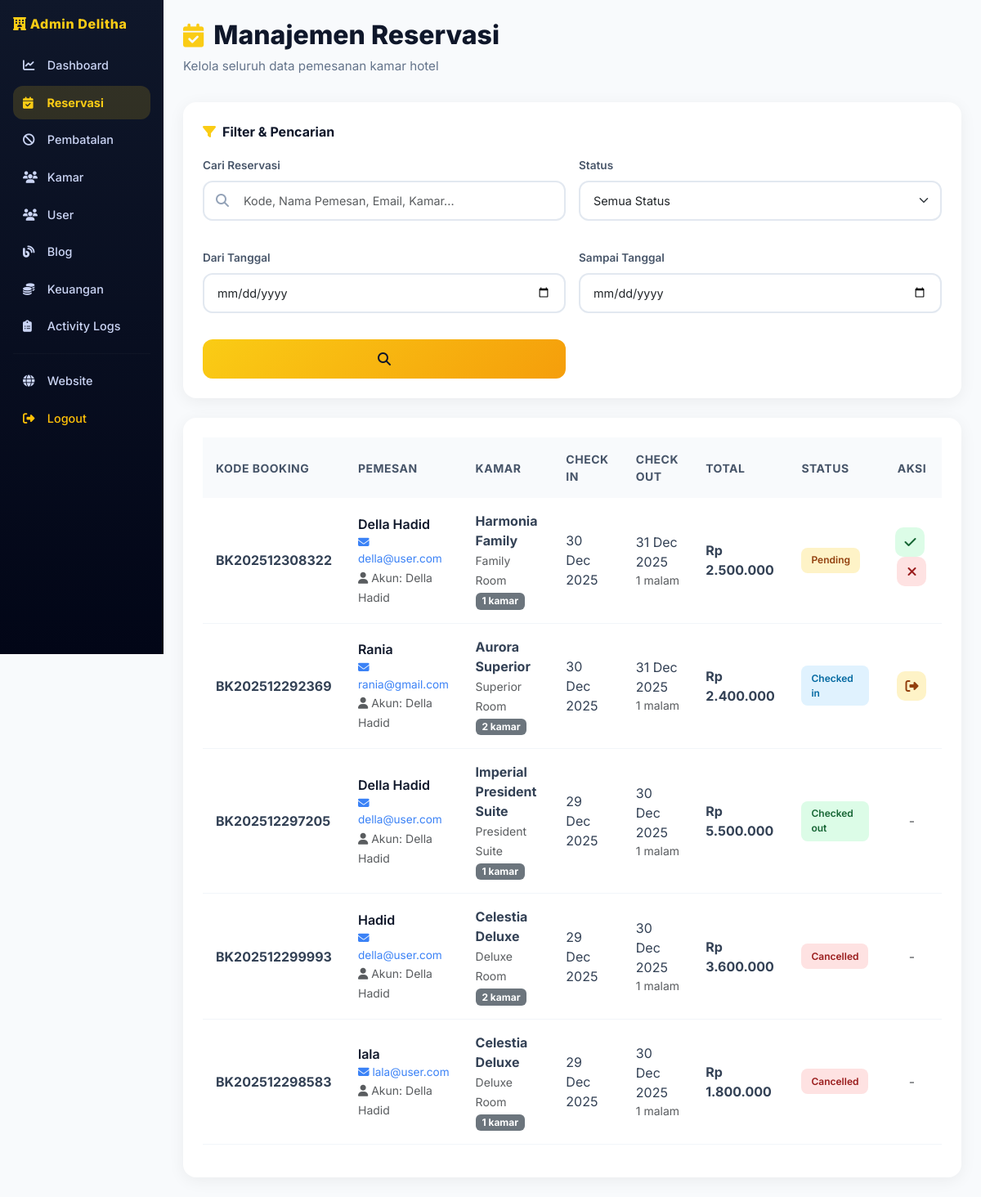
Screenshot of /admin/reservations.php (signed in) with the database file from the repository.
### tables this page shows
CREATE TABLE `reservations` (
  `id` int NOT NULL,
  `booking_code` varchar(20) NOT NULL,
  `user_id` int NOT NULL,
  `room_id` int NOT NULL,
  `guest_name` varchar(100) NOT NULL,
  `guest_email` varchar(100) NOT NULL,
  `guest_phone` varchar(20) NOT NULL,
  `check_in_date` date NOT NULL,
  `check_out_date` date NOT NULL,
  `total_rooms` int NOT NULL,
  `total_guests` int NOT NULL,
  `total_nights` int NOT NULL,
  `total_price` decimal(10,2) NOT NULL,
  `status` enum('pending','confirmed','checked_in','checked_out','cancelled') NOT NULL DEFAULT 'pending',
  `checked_in_at` timestamp NULL DEFAULT NULL,
  `checked_out_at` datetime DEFAULT NULL,
  `notes` text,
  `created_at` timestamp NOT NULL DEFAULT CURRENT_TIMESTAMP,
  `updated_at` timestamp NOT NULL DEFAULT CURRENT_TIMESTAMP ON UPDATE CURRENT_TIMESTAMP,
  `payment_status` enum('unpaid','paid','refunded') NOT NULL DEFAULT 'unpaid'
);

CREATE TABLE `users` (
  `id` int NOT NULL,
  `name` varchar(100) NOT NULL,
  `email` varchar(100) NOT NULL,
  `password` varchar(255) NOT NULL,
  `phone` varchar(20) DEFAULT NULL,
  `gender` enum('male','female') DEFAULT NULL,
  `birth_date` date DEFAULT NULL,
  `address` text,
  `role` enum('admin','staff','user') NOT NULL,
  `created_at` timestamp NOT NULL DEFAULT CURRENT_TIMESTAMP,
  `updated_at` timestamp NOT NULL DEFAULT CURRENT_TIMESTAMP ON UPDATE CURRENT_TIMESTAMP,
  `status` enum('active','inactive') DEFAULT 'active',
  `photo` varchar(255) DEFAULT NULL
);

CREATE TABLE `rooms` (
  `id` int NOT NULL,
  `name` varchar(100) NOT NULL,
  `type` varchar(50) NOT NULL,
  `price` decimal(10,2) NOT NULL,
  `capacity` int NOT NULL,
  `total_rooms` int NOT NULL,
  `available_rooms` int NOT NULL,
  `facilities` text,
  `description` text,
  `image` varchar(255) DEFAULT NULL,
  `status` enum('available','maintenance') DEFAULT 'available',
  `created_at` timestamp NOT NULL DEFAULT CURRENT_TIMESTAMP,
  `updated_at` timestamp NOT NULL DEFAULT CURRENT_TIMESTAMP ON UPDATE CURRENT_TIMESTAMP
);

### config/database.php (called while the page is built, shortened)
<?php
function formatRupiah($angka) {
    return 'Rp ' . number_format($angka, 0, ',', '.');
}

### admin/reservations.php (the view, shortened to what this page needs)
<?php
require_once '../config/database.php';
$search = isset($_GET['search']) ? clean($_GET['search']) : '';
$date_from = isset($_GET['date_from']) ? clean($_GET['date_from']) : '';
$date_to = isset($_GET['date_to']) ? clean($_GET['date_to']) : '';
$where = [];
$where_clause = count($where) > 0 ? 'WHERE ' . implode(' AND ', $where) : '';
$query = "
    SELECT
        r.*,
        u.name AS user_name,
        u.email AS user_account_email,
        u.phone AS user_phone,
        ro.name AS room_name,
        ro.type AS room_type,
        ro.price,
        c.id AS cancellation_id,
        c.status AS cancellation_status
    FROM reservations r
    JOIN users u ON r.user_id = u.id
    JOIN rooms ro ON r.room_id = ro.id
    LEFT JOIN cancellations c ON r.id = c.reservation_id AND c.status = 'pending'
    $where_clause
    ORDER BY
        CASE r.status
            WHEN 'pending' THEN 1
            WHEN 'confirmed' THEN 2
            WHEN 'checked_in' THEN 3
            WHEN 'checked_out' THEN 4
            WHEN 'cancelled' THEN 5
        END,
        r.created_at DESC
";
$reservations = mysqli_query($conn, $query);
$total_results = mysqli_num_rows($reservations);
?>
<!DOCTYPE html>
<html lang="id">
<head>
    <link href="https://cdn.jsdelivr.net/npm/bootstrap@5.3.2/dist/css/bootstrap.min.css" rel="stylesheet">
    <link href="https://cdnjs.cloudflare.com/ajax/libs/font-awesome/6.5.0/css/all.min.css" rel="stylesheet">
</head>
<body>
<?php include_once '../includes/sidebar.php'; ?>
<div class="main-content">
    <div class="page-header">
        <h1 class="page-title">
            <i class="fa-solid fa-calendar-check"></i>
            Manajemen Reservasi
        </h1>
        <p class="page-subtitle">
            Kelola seluruh data pemesanan kamar hotel
        </p>
    </div>
    <div class="filter-card">
        <div class="filter-title">
            <i class="fa-solid fa-filter"></i>
            Filter & Pencarian
        </div>
        <form method="GET" action="">
            <div class="row g-3">
                <div class="col-md-4">
                    <label class="filter-label">Cari Reservasi</label>
                    <div class="search-wrapper">
                        <input type="text"
                               name="search"
                               class="form-control search-input"
                               placeholder="Kode, Nama Pemesan, Email, Kamar..."
                               value="<?= htmlspecialchars($search) ?>">
                    </div>
                </div>
                <div class="col-md-3">
                    <label class="filter-label">Status</label>
                    <select name="status" class="form-select filter-select">
                        <option value="">Semua Status</option>
                    </select>
                </div>
                <div class="col-md-2">
                    <label class="filter-label">Dari Tanggal</label>
                    <input type="date"
                           name="date_from"
                           class="form-control filter-date"
                           value="<?= htmlspecialchars($date_from) ?>">
                </div>
                <div class="col-md-2">
                    <label class="filter-label">Sampai Tanggal</label>
                    <input type="date"
                           name="date_to"
                           class="form-control filter-date"
                           value="<?= htmlspecialchars($date_to) ?>">
                </div>
                <div class="col-md-1 d-flex align-items-end gap-2">
                    <button type="submit" class="btn btn-filter w-100" title="Terapkan Filter">
                        <i class="fa-solid fa-search"></i>
                    </button>
                </div>
            </div>
        </form>
    </div>
    <div class="table-card">
        <div class="table-responsive">
            <table class="table align-middle">
                <thead>
                    <tr>
                        <th>Kode Booking</th>
                        <th>Pemesan</th>
                        <th>Kamar</th>
                        <th>Check In</th>
                        <th>Check Out</th>
                        <th>Total</th>
                        <th>Status</th>
                        <th class="text-center">Aksi</th>
                    </tr>
                </thead>
                <tbody>
                    <?php if($total_results > 0): ?>
                        <?php while($r = mysqli_fetch_assoc($reservations)): ?>
                            <?php
                            $hasPendingCancel = !empty($r['cancellation_id']) && $r['cancellation_status'] === 'pending';
                            ?>
                            <tr>
                                <td><strong><?= $r['booking_code'] ?></strong></td>
                                <td>
                                    <div class="guest-info"><?= htmlspecialchars($r['guest_name']) ?></div>
                                    <div class="guest-email">
                                        <i class="fa-solid fa-envelope"></i>
                                        <?= htmlspecialchars($r['guest_email']) ?>
                                    </div>
                                    <small class="text-muted">
                                        <i class="fa-solid fa-user"></i> Akun: <?= htmlspecialchars($r['user_name']) ?>
                                    </small>
                                </td>
                                <td>
                                    <strong><?= $r['room_name'] ?></strong><br>
                                    <small class="text-muted"><?= $r['room_type'] ?></small><br>
                                    <span class="badge bg-secondary mt-1">
                                        <?= (int)$r['total_rooms'] ?> kamar
                                    </span>
                                </td>
                                <td><?= date('d M Y', strtotime($r['check_in_date'])) ?></td>
                                <td>
                                    <?= date('d M Y', strtotime($r['check_out_date'])) ?>
                                    <small class="text-muted d-block"><?= $r['total_nights'] ?> malam</small>
                                </td>
                                <td><strong><?= formatRupiah($r['total_price']) ?></strong></td>
                                <td>
                                    <span class="badge-status <?= $r['status'] ?>">
                                        <?= ucfirst(str_replace('_', ' ', $r['status'])) ?>
                                    </span>
                                </td>
                                <td class="text-center">
                                    <?php if ($r['status'] === 'pending'): ?>
                                        <a href="<?= $hasPendingCancel ? '#' : 'action/approve_booking.php?id='.$r['id'] ?>"
                                           class="btn btn-action btn-approve me-1"
                                           title="<?= $hasPendingCancel ? 'Proses pembatalan dulu' : 'Setujui' ?>"
                                           <?= $hasPendingCancel ? 'onclick="return false;" style="pointer-events:none;"' : '' ?>>
                                            <i class="fa-solid fa-check"></i>
                                        </a>
                                        <button class="btn-action btn-reject mb-2"
                                                data-bs-toggle="modal"
                                                data-bs-target="#rejectModal<?= $r['id'] ?>"
                                                <?= $hasPendingCancel
                                                    ? 'disabled title="Selesaikan proses pembatalan terlebih dahulu"'
                                                    : 'title="Tolak reservasi"' ?>>
                                            <i class="fa-solid fa-xmark"></i>
                                        </button>
                                    <?php elseif ($r['status'] === 'checked_in'): ?>
                                        <a href="action/checkout_booking.php?id=<?= $r['id'] ?>"
                                           class="btn btn-action btn-checkout"
                                           onclick="return confirm('Check-out tamu ini?')"
                                           title="Check-out">
                                            <i class="fa-solid fa-right-from-bracket"></i>
                                        </a>
                                    <?php else: ?>
                                        <span class="text-muted">-</span>
                                    <?php endif; ?>
                                </td>
                            </tr>
                        <?php endwhile; ?>
                    <?php endif; ?>
                </tbody>
            </table>
        </div>
    </div>
</div>
</body>
</html>

### admin/reservations.php (style rules this page uses)
body { background: #f8fafc; font-family: 'Inter', sans-serif; }
.main-content { margin-left: 200px; padding: 2rem; transition: margin-left .3s ease, padding .3s ease; }
@media (max-width: 1200px) { .main-content { padding: 1.5rem; } }
@media (max-width: 1200px) { .filter-card .col-md-4, .filter-card .col-md-3 { flex: 0 0 50%; max-width: 50%; } }
@media (max-width: 1200px) { .filter-card .col-md-2, .filter-card .col-md-1 { flex: 0 0 50%; max-width: 50%; } }
@media (max-width: 1200px) { .filter-card .row { row-gap: 1rem; } }
@media (max-width: 1200px) { .filter-card button { width: 100%; } }
.page-header { margin-bottom: 2rem; animation: fadeInDown .6s ease-out; }
.page-title { font-size: 2rem; font-weight: 800; color: #0f172a; display: flex; align-items: center; gap: 12px; margin-bottom: 0.5rem; }
.page-title i { color: #facc15; font-size: 1.8rem; }
.page-subtitle { color: #64748b; font-size: .95rem; margin: 0; }
.filter-card { background: #fff; border-radius: 16px; padding: 1.5rem; box-shadow: 0 4px 20px rgba(0, 0, 0, .06); margin-bottom: 1.5rem; animation: fadeInUp .6s ease-out .1s backwards; }
.filter-title { font-size: 1rem; font-weight: 700; color: #0f172a; margin-bottom: 1rem; display: flex; align-items: center; gap: 8px; }
.filter-title i { color: #facc15; }
.search-wrapper { position: relative; }
.search-input { border: 2px solid #e2e8f0; border-radius: 12px; padding: 0.75rem 1rem 0.75rem 3rem; transition: all 0.2s ease; font-size: .9rem; }
.filter-select, .filter-date { border: 2px solid #e2e8f0; border-radius: 12px; padding: 0.75rem 1rem; transition: all 0.2s ease; font-size: .9rem; }
.filter-label { font-size: 0.85rem; font-weight: 600; color: #475569; margin-bottom: 0.5rem; }
.btn-filter { background: linear-gradient(135deg, #facc15, #f59e0b); border: none; color: #0f172a; font-weight: 700; padding: 0.75rem 1.5rem; border-radius: 12px; transition: all 0.25s ease; }
.table-card { background: #fff; border-radius: 16px; padding: 1.5rem; box-shadow: 0 4px 20px rgba(0, 0, 0, .06); animation: fadeInUp .6s ease-out .2s backwards; }
.table thead th { background: #f8fafc; color: #475569; font-weight: 700; font-size: .875rem; text-transform: uppercase; letter-spacing: 0.5px; border: none; padding: 1rem; }
.table tbody td { padding: 1rem; vertical-align: middle; border-bottom: 1px solid #f1f5f9; color: #334155; }
.table tbody tr { transition: .25s; }
.table td, .table th { vertical-align: middle; }
.badge-status { padding: 0.4rem 0.75rem; border-radius: 8px; font-size: 0.75rem; font-weight: 600; display: inline-block; }
.pending { background: #fef3c7; color: #92400e; }
.checked_in { background: #e0f2fe; color: #0369a1; }
.checked_out { background: #dcfce7; color: #166534; }
.cancelled { background: #fee2e2; color: #991b1b; }
.btn-action { width: 36px; height: 36px; border-radius: 10px; display: inline-flex; align-items: center; justify-content: center; border: none; transition: all 0.2s ease; }
.btn-approve { background: #dcfce7; color: #166534; }
.btn-reject { background: #fee2e2; color: #991b1b; }
.btn-checkout { background: #fef3c7; color: #92400e; }
.guest-info { font-weight: 600; color: #0f172a; }
.guest-email { color: #3b82f6; font-size: 0.85rem; }

### rows the page displays
reservations: booking_code "BK202512308322", guest_name "Della Hadid", guest_email "della@user.com", user.name "Della Hadid", room.name "Harmonia Family", room.type "Family Room", total_rooms "1", check_in_date "30 Dec 2025", check_out_date "31 Dec 2025", total_nights "1", total_price "Rp 2.500.000", status "Pending"
reservations: booking_code "BK202512292369", guest_name "Rania", guest_email "rania@gmail.com", user.name "Della Hadid", room.name "Aurora Superior", room.type "Superior Room", total_rooms "2", check_in_date "30 Dec 2025", check_out_date "31 Dec 2025", total_nights "1", total_price "Rp 2.400.000", status "Checked in"
reservations: booking_code "BK202512297205", guest_name "Della Hadid", guest_email "della@user.com", user.name "Della Hadid", room.name "Imperial President Suite", room.type "President Suite", total_rooms "1", check_in_date "29 Dec 2025", check_out_date "30 Dec 2025", total_nights "1", total_price "Rp 5.500.000", status "Checked out"
reservations: booking_code "BK202512299993", guest_name "Hadid", guest_email "della@user.com", user.name "Della Hadid", room.name "Celestia Deluxe", room.type "Deluxe Room", total_rooms "2", check_in_date "29 Dec 2025", check_out_date "30 Dec 2025", total_nights "1", total_price "Rp 3.600.000", status "Cancelled"
reservations: booking_code "BK202512298583", guest_name "lala", guest_email "lala@user.com", user.name "Della Hadid", room.name "Celestia Deluxe", room.type "Deluxe Room", total_rooms "1", check_in_date "29 Dec 2025", check_out_date "30 Dec 2025", total_nights "1", total_price "Rp 1.800.000", status "Cancelled"
